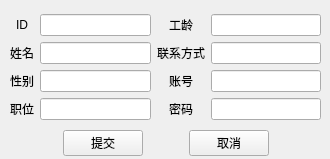
<?xml version="1.0" encoding="UTF-8"?>
<ui version="4.0">
 <class>CAddAccountDLG</class>
 <widget class="QWidget" name="CAddAccountDLG">
  <property name="geometry">
   <rect>
    <x>0</x>
    <y>0</y>
    <width>330</width>
    <height>159</height>
   </rect>
  </property>
  <property name="windowTitle">
   <string>新增</string>
  </property>
  <widget class="QWidget" name="">
   <property name="geometry">
    <rect>
     <x>10</x>
     <y>10</y>
     <width>311</width>
     <height>151</height>
    </rect>
   </property>
   <layout class="QVBoxLayout" name="verticalLayout_5">
    <item>
     <layout class="QHBoxLayout" name="horizontalLayout">
      <item>
       <layout class="QVBoxLayout" name="verticalLayout">
        <item>
         <widget class="QLabel" name="label">
          <property name="text">
           <string>ID</string>
          </property>
          <property name="alignment">
           <set>Qt::AlignCenter</set>
          </property>
         </widget>
        </item>
        <item>
         <widget class="QLabel" name="label_2">
          <property name="text">
           <string>姓名</string>
          </property>
          <property name="alignment">
           <set>Qt::AlignCenter</set>
          </property>
         </widget>
        </item>
        <item>
         <widget class="QLabel" name="label_3">
          <property name="text">
           <string>性别</string>
          </property>
          <property name="alignment">
           <set>Qt::AlignCenter</set>
          </property>
         </widget>
        </item>
        <item>
         <widget class="QLabel" name="label_4">
          <property name="text">
           <string>职位</string>
          </property>
          <property name="alignment">
           <set>Qt::AlignCenter</set>
          </property>
         </widget>
        </item>
       </layout>
      </item>
      <item>
       <layout class="QVBoxLayout" name="verticalLayout_2">
        <item>
         <widget class="QLineEdit" name="lineEdit"/>
        </item>
        <item>
         <widget class="QLineEdit" name="lineEdit_2"/>
        </item>
        <item>
         <widget class="QLineEdit" name="lineEdit_3"/>
        </item>
        <item>
         <widget class="QLineEdit" name="lineEdit_4"/>
        </item>
       </layout>
      </item>
      <item>
       <layout class="QVBoxLayout" name="verticalLayout_3">
        <item>
         <widget class="QLabel" name="label_5">
          <property name="text">
           <string>工龄</string>
          </property>
          <property name="alignment">
           <set>Qt::AlignCenter</set>
          </property>
         </widget>
        </item>
        <item>
         <widget class="QLabel" name="label_8">
          <property name="text">
           <string>联系方式</string>
          </property>
          <property name="alignment">
           <set>Qt::AlignCenter</set>
          </property>
         </widget>
        </item>
        <item>
         <widget class="QLabel" name="label_7">
          <property name="text">
           <string>账号</string>
          </property>
          <property name="alignment">
           <set>Qt::AlignCenter</set>
          </property>
         </widget>
        </item>
        <item>
         <widget class="QLabel" name="label_6">
          <property name="text">
           <string>密码</string>
          </property>
          <property name="alignment">
           <set>Qt::AlignCenter</set>
          </property>
         </widget>
        </item>
       </layout>
      </item>
      <item>
       <layout class="QVBoxLayout" name="verticalLayout_4">
        <item>
         <widget class="QLineEdit" name="lineEdit_5"/>
        </item>
        <item>
         <widget class="QLineEdit" name="lineEdit_8"/>
        </item>
        <item>
         <widget class="QLineEdit" name="lineEdit_7"/>
        </item>
        <item>
         <widget class="QLineEdit" name="lineEdit_6"/>
        </item>
       </layout>
      </item>
     </layout>
    </item>
    <item>
     <layout class="QHBoxLayout" name="horizontalLayout_3">
      <item>
       <spacer name="horizontalSpacer_3">
        <property name="orientation">
         <enum>Qt::Horizontal</enum>
        </property>
        <property name="sizeHint" stdset="0">
         <size>
          <width>28</width>
          <height>20</height>
         </size>
        </property>
       </spacer>
      </item>
      <item>
       <layout class="QHBoxLayout" name="horizontalLayout_2">
        <item>
         <widget class="QPushButton" name="pushButton">
          <property name="text">
           <string>提交</string>
          </property>
         </widget>
        </item>
        <item>
         <spacer name="horizontalSpacer">
          <property name="orientation">
           <enum>Qt::Horizontal</enum>
          </property>
          <property name="sizeHint" stdset="0">
           <size>
            <width>40</width>
            <height>20</height>
           </size>
          </property>
         </spacer>
        </item>
        <item>
         <widget class="QPushButton" name="pushButton_2">
          <property name="text">
           <string>取消</string>
          </property>
         </widget>
        </item>
       </layout>
      </item>
      <item>
       <spacer name="horizontalSpacer_2">
        <property name="orientation">
         <enum>Qt::Horizontal</enum>
        </property>
        <property name="sizeHint" stdset="0">
         <size>
          <width>28</width>
          <height>20</height>
         </size>
        </property>
       </spacer>
      </item>
     </layout>
    </item>
   </layout>
  </widget>
 </widget>
 <resources/>
 <connections/>
</ui>
